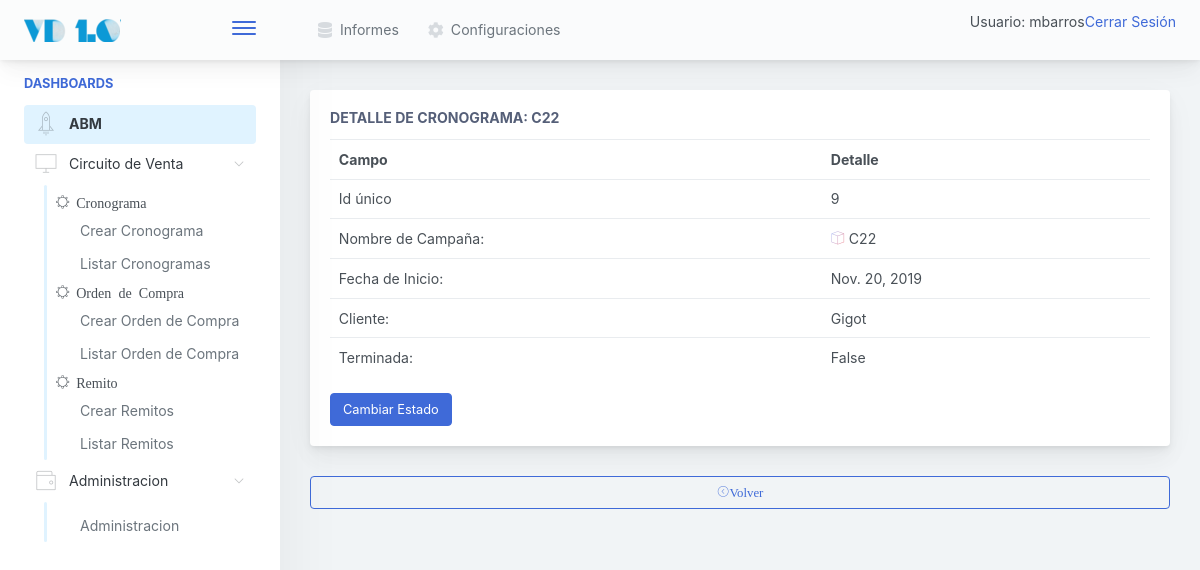
Before: /venta/cronograma/detalle/9 (signed in) with the older database file.
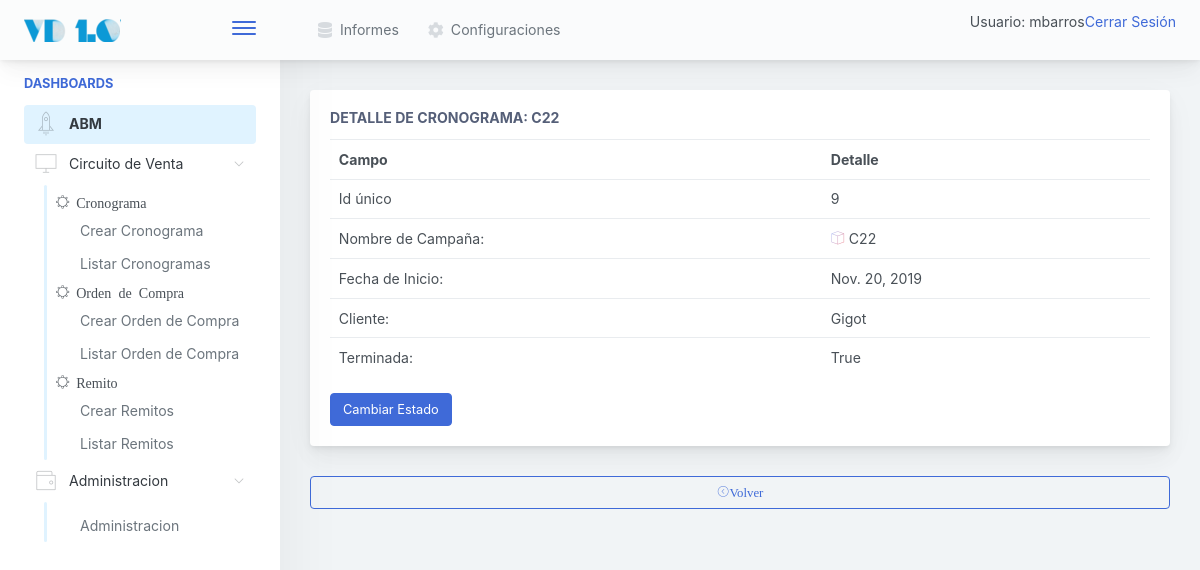
After: the same page with the newer database file.
### venta/models.py (models this page shows)
class Cronograma(models.Model):
	nombre  		= models.CharField(max_length=20)
	cliente 		= models.ForeignKey(Cliente, null=False, blank=False, on_delete=models.CASCADE)
	fecha_inicio 	= models.DateField(null=True, blank=True)
	terminada 		= models.BooleanField(default=False)
	def __str__(self):
		return self.nombre

### gral/models.py (models this page shows)
class Cliente(models.Model):
    razon_social      = models.CharField(max_length=150, unique=True)
    nombre_corto      = models.CharField(max_length=25, unique=True)
    cuit              = models.CharField(max_length=15, unique=True)
    direccion_fiscal  = models.CharField(max_length=250)
    direccion_entrega = models.CharField(max_length=250)
    condicion_iva     = models.CharField(max_length=100, blank=False, default='Responsable Inscripto')
    observaciones     = models.TextField(blank=True)
    def __str__(self):
        return self.nombre_corto

### venta/views.py (the view)
# urls.py: path('cronograma/detalle/<int:pk>', CronogramaDetail.as_view(), name='CronogramaDetail'),
class CronogramaDetail(LoginRequiredMixin, DetailView):
	model = Cronograma

### inicio/templates/venta/cronograma_detail.html (shortened to what this page needs)
{% extends '../base.html' %}
{%  block cuerpo %}
<div class="main-card mb-3 card">
	<div class="card-body">
		<h5 class="card-title">Detalle de Cronograma: {{ cronograma }}</h5>
		<table class="table table-hover table-fixed">
		<tr>
			<th>
				Campo
			</th>
			<th>
				Detalle
			</th>
		</tr>
			<tr>
			<td>Id único</td>
			<td id="id_unico">
			 {{ cronograma.pk }}
			</td>
			</tr>
			<tr>
				<td>Nombre de Campaña: </td>
				<td><i class="pe-7s-box2 icon-gradient bg-amy-crisp">
		        </i>
		        	{{ cronograma }}
		      </td>
		      </tr>
		      <tr>
		      <td>Fecha de Inicio: </td>
		      <td>
		        {{ cronograma.fecha_inicio }}
		      </td>
		      </tr>
		      <tr>
		      <td>Cliente: </td>
		      <td>
		        {{ cronograma.cliente }}
		        </td>
		      </tr>
		      <tr>
		      <td>Terminada:</td>
		      <td id="id_estado">
		      	{{ cronograma.terminada }}
		      </td>
		      </tr>
		</table>
		<input type="button" value="Cambiar Estado" class="btn btn-primary" onclick="cambiarEstado()">
	</div>
</div>
<a href="{% url 'venta:CronogramaList' %}">
<button class="mb-2 mr-2 btn-transition btn btn-outline-primary btn-block">
		<i class="pe-7s-angle-left-circle">Volver</i>
</button>
	</a>
{% endblock %}

Changed rows visible on the page:
changed Cronograma "Gigot": terminada "False" → "True"
